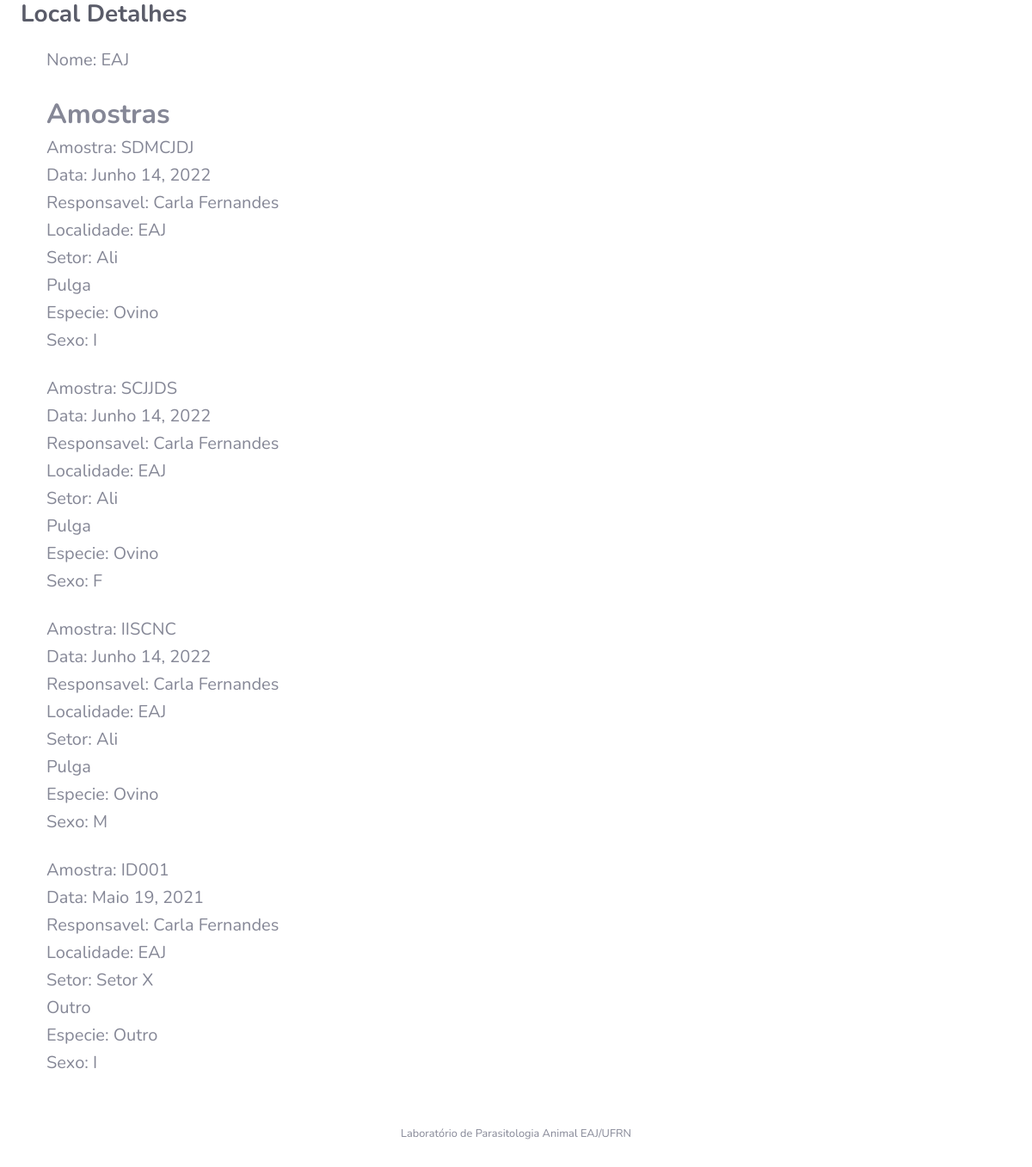
The page /local/detalhes/1 on the database its author committed.
### Local/models.py (models this page shows)
class Local(models.Model):
    nome = models.CharField(max_length=200)
    def __str__(self):
        return self.nome

### Amostra/models.py (models this page shows, shortened)
class Amostra(models.Model):
    identificacao = models.CharField(max_length=10)
    origem = models.CharField(max_length=200)
    responsavel = models.ForeignKey(User, on_delete=models.CASCADE, null = True, related_name='amostras')
    localidade = models.ForeignKey(Local, on_delete=models.CASCADE, null = True, related_name='local')
    setor = models.CharField(max_length=200)
    data_coleta = models.DateField(default=date.today)
    tipo_amostra = models.CharField(max_length=2, choices=TIPOS_AMOSTRA, default='OU')
    especie_animal = models.CharField(max_length=2, choices=ESPECIES_ANIMAIS,default='OU')
    sexo_animal = models.CharField(max_length=1, choices=SEXO, default='I')
    status = models.BooleanField(default=True)
    exames = models.ManyToManyField(Exame, through='RealizacaoExame')
    created_at = models.DateField(default=date.today, null=True, blank=True)
    class Meta:
        ordering = ['-data_coleta','-id']

### Local/views.py (the view)
# urls.py: path('detalhes/<int:pk>', views.listar_amostras_local, name='listar_amostras_local'),
def listar_amostras_local(request, pk):
    local = Local.objects.filter(pk=pk)
    amostra = Amostra.objects.filter(localidade_id=pk)
    context = {'loc':local, 'lista_amostra':amostra}
    return render(request, 'Local/local_detail.html', context)

### Amostra/context_processors.py (called while the page is built)
def amostras_pendentes(request):
    if (request.user.is_authenticated):
        amostras = Amostra.objects.filter(
            responsavel=request.user, status=True,
            data_coleta__lte = date.today()- timedelta(days=10))
    else:
        amostras = Amostra.objects.filter(
            status=True,
            data_coleta__lte = date.today()- timedelta(days=10))
    return {
        'amostras_pendentes_count': amostras.count(),
        'amostras_pendentes': amostras.order_by('data_coleta')
    }

### Usuario/models.py (called while the page is built)
    def __str__(self):
        return "{} {}".format(self.first_name, self.last_name)

### templates/Local/local_detail.html (shortened to what this page needs)
{% extends "base.html" %}
{% load bootstrap4 %}
{% block content %}
<div class="container">
	{% if loc %}
		{% for local in loc %}
			<h5>Nome: {{ local.nome }} </h5>
            <br>
		{% endfor %}
	{% endif %}
	<h2><strong>Amostras</strong></h2>
	{% if lista_amostra %}
		{% for amostra in lista_amostra %}
			<h5>Amostra: {{ amostra.identificacao }}</h5>
			<h5>Data: {{ amostra.data_coleta }} </h5>
			<h5>Responsavel: {{ amostra.responsavel }} </h5>
			<h5>Localidade: {{ amostra.localidade }}</h5>
			<h5>Setor: {{ amostra.setor }}</h5>
    		<h5>{{ amostra.get_tipo_amostra_display }}</h5>
    		<h5>Especie: {{ amostra.get_especie_animal_display }}</h5>
    		<h5>Sexo: {{ amostra.sexo_animal }}</h5>
			<br>
		{% endfor %}
	{% else %}
		<h5>Nao há exame adicionado</h5>
	{% endif %}
  </div>
{% endblock %}

### rows shown on the page
Local: nome "EAJ"
Amostra: identificacao "SDMCJDJ", data_coleta "Junho 14, 2022", responsavel "Carla Fernandes", localidade "EAJ", setor "Ali", tipo_amostra "Pulga", especie_animal "Ovino", sexo_animal "I"
Amostra: identificacao "SCJJDS", data_coleta "Junho 14, 2022", responsavel "Carla Fernandes", localidade "EAJ", setor "Ali", tipo_amostra "Pulga", especie_animal "Ovino", sexo_animal "F"
Amostra: identificacao "IISCNC", data_coleta "Junho 14, 2022", responsavel "Carla Fernandes", localidade "EAJ", setor "Ali", tipo_amostra "Pulga", especie_animal "Ovino", sexo_animal "M"
Amostra: identificacao "ID001", data_coleta "Maio 19, 2021", responsavel "Carla Fernandes", localidade "EAJ", setor "Setor X", tipo_amostra "Outro", especie_animal "Outro", sexo_animal "I"
